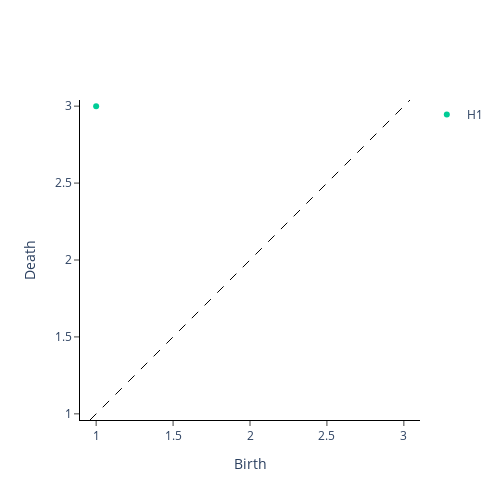

The notebook cell saved with this chart:
### Code cell
# Find Cubical Persistence

Density = np.array([Density])
cubical_persistence = CubicalPersistence(n_jobs=-1, reduced_homology=True)
Persistence = cubical_persistence.fit_transform(Density)

filtered = Filtering(epsilon=10 ** -2)
Filtered_Persistence = filtered.fit_transform(Persistence)
plot = filtered.plot(Filtered_Persistence)
plot.show()

### Figure 1 — Plotly figure (JSON) as saved in the notebook; plotly's stock layout.template omitted (floating-point values rounded to 4 significant figures)
{"data": [{"hoverinfo": "none", "line": {"color": "black", "dash": "dash", "width": 1}, "mode": "lines", "showlegend": false, "type": "scatter", "x": [0.96, 3.04], "y": [0.96, 3.04]}, {"hoverinfo": "text", "hovertext": [], "mode": "markers", "name": "H0", "type": "scatter", "x": [], "y": []}, {"hoverinfo": "text", "hovertext": ["(1.0, 3.0)"], "mode": "markers", "name": "H1", "type": "scatter", "x": [1], "y": [3]}], "layout": {"height": 500, "plot_bgcolor": "white", "width": 500, "xaxis": {"autorange": false, "exponentformat": "e", "linecolor": "black", "linewidth": 1, "mirror": false, "range": [0.96, 3.04], "showexponent": "all", "showline": true, "side": "bottom", "ticks": "outside", "title": {"text": "Birth"}, "type": "linear", "zeroline": true}, "yaxis": {"autorange": false, "exponentformat": "e", "linecolor": "black", "linewidth": 1, "mirror": false, "range": [0.96, 3.04], "scaleanchor": "x", "scaleratio": 1, "showexponent": "all", "showline": true, "side": "left", "ticks": "outside", "title": {"text": "Death"}, "type": "linear", "zeroline": true}}}
